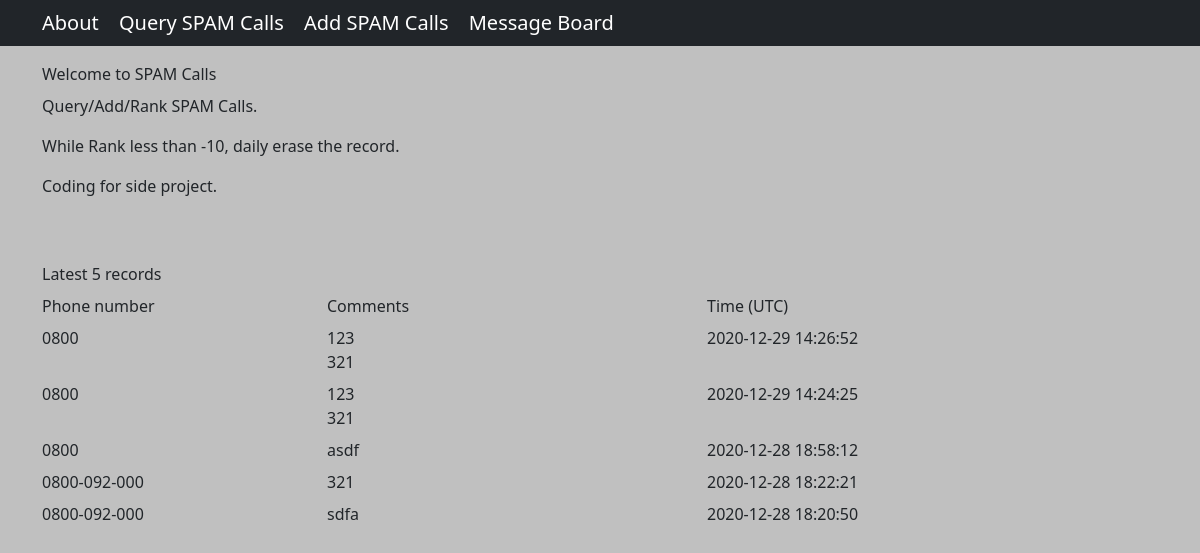
Before: /about with the older database file.
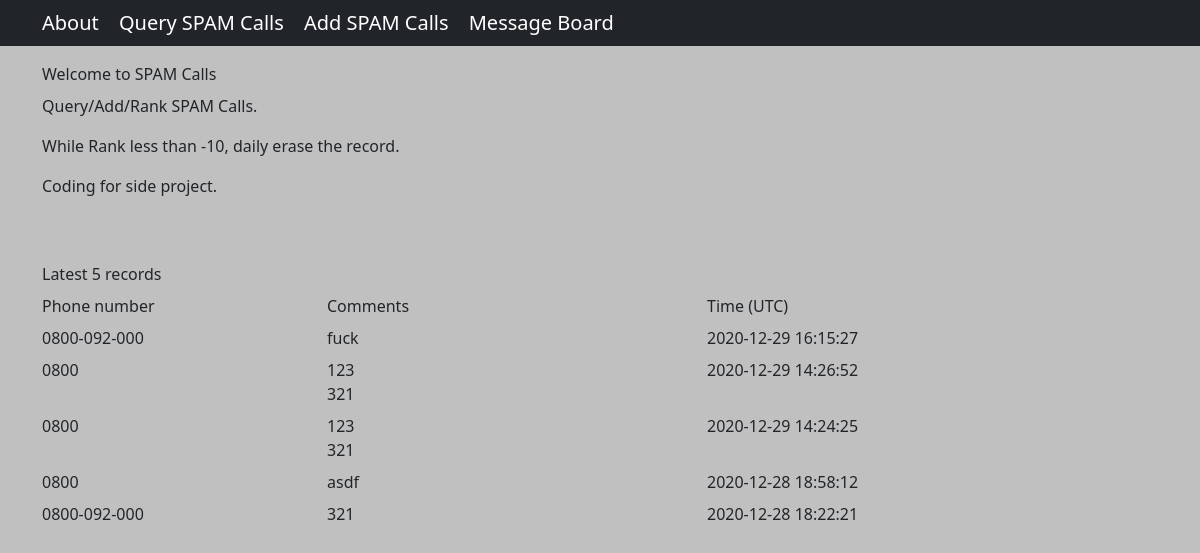
After: the same page with the newer database file.
### tables this page shows
CREATE TABLE calls (
            id INTEGER PRIMARY KEY AUTOINCREMENT,
            phone TEXT NOT NULL,
            comments TEXT NOT NULL,
            time TIMESTAMP DEFAULT CURRENT_TIMESTAMP,
            rank INTEGER DEFAULT 0
        );

### routes.py (the view)
@app.route("/", methods=["POST", "GET"])
@app.route("/about", methods=["POST", "GET"])
def index():
    return about(database)

### mods/about.py (called while the page is built)
def about(database):
    sql = "select * from calls order by id desc limit 5"
    con = sqlite3.connect(database)
    con.row_factory = sqlite3.Row
    cur = con.cursor()
    cur.execute(sql)
    data = cur.fetchall()
    con.close()
    msg = ""
    if data == []:
        msg = None
        return render_template("result.html", action='query', msg=msg)
    return render_template("about.html", data=data)

### templates/about.html (shortened to what this page needs)
{% extends "template.html" %}
{% block main %}
<div class="container">
    <label class="form-label">Welcome to SPAM Calls</label>
    <p class="text-justify">Query/Add/Rank SPAM Calls.</p>
    <p class="text-justify">While Rank less than -10, daily erase the record.</p>
    <p class="text-justify">Coding for side project.</p>
</div>
<div class="container">
    {% if msg != None%}
    <label class="form-label">Latest 5 records</label>
    <div class="row mb-2">
        <div class="col-3">Phone number</div>
        <div class="col-4">Comments</div>
        <div class="col-4">Time (UTC)</div>
    </div>
    {% for rec in data %}
    <div class="row mb-2">
        <div class="col-3">{{ rec["phone"] }}</div>
        <div class="col-4 newline">{{ rec["comments"] }}</div>
        <div class="col-4">{{ rec["time"] }}</div>
    </div>
    {% endfor %}
    {% endif %}
</div>
{% endblock %}

Changed rows visible on the page:
no longer on this page (row unchanged): calls: phone "0800-092-000", comments "sdfa", time "2020-12-28 18:20:50"
added calls: phone "0800-092-000", comments "fuck", time "2020-12-29 16:15:27"
